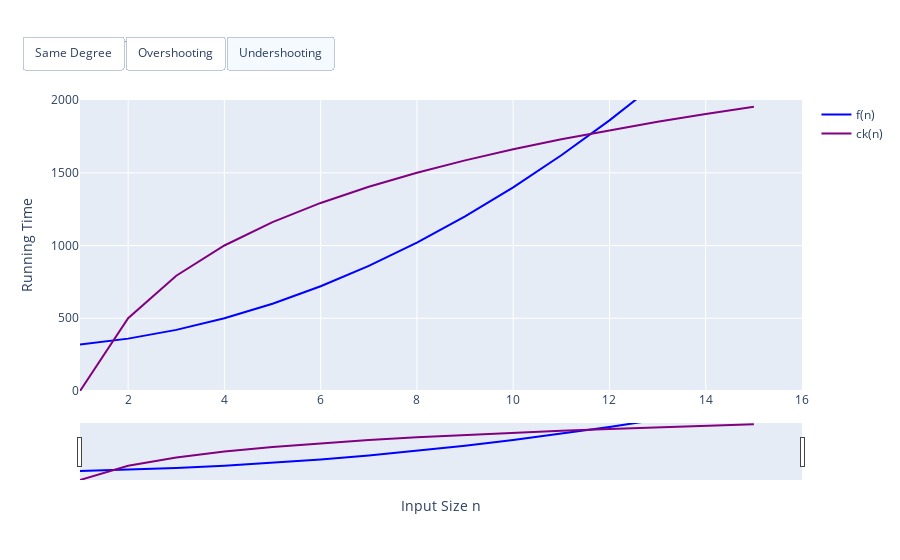

This figure's notebook cell:
### Markdown cell above
## Big-Oh

Let $f(n)$ and $g(n)$ be functions mapping positive integers to positive real numbers.

We say $f(n)$ $\epsilon$ $O(g(n))$ if there is a real constant $c > 0$ and an integer constant $n_0 \geq 1$ such that:

$f(n) \leq cg(n)$, for all $n \geq n_0$

Note (4): $\epsilon$ means "*belongs to*"

Note (5): $n_0$ is the point where $g(n)$ overtakes $f(n)$ 

This is often referred to as Big-Oh notation and is sometimes pronounced as $f(n)$ is Big-Oh of $g(n)$ as opposed to $f(n)$ belongs to Big-Oh of g(n) 

Remember Big-Oh is an ***UPPER BOUND***

### Big-Oh Plot Example

### Code cell
n = np.arange(1, 16, 1)

big_o_dict= {
    'f(n)': 10*n**2 + 10*n + 300,
    'cg(n)': 20*n**2, # Same degree
    'ch(n)': 4*(n**3 + 0.25*n + 60), # Overshooting
    'ck(n)': 500*np.log2(n), # Undershooting
}

labels = list(big_o_dict.keys())
functions = list(big_o_dict.values())
colors = ["blue", "red", "green", "purple"]
initialVisibility = [True, True, False, False]

# Create figure
fig = go.Figure()
    
for i in range(len(labels)):
    fig.add_trace(go.Scatter(x=n, y=functions[i], name=labels[i], line=dict(color=colors[i]), visible=initialVisibility[i], mode="lines"))
              
fig.update_layout(
    title_text="Big-Oh Plot Example",
    xaxis=dict(title="Input Size n", rangeslider=dict(visible=True), range=[1, 16]),
    yaxis=dict(title="Running Time", range=[0, 2000])
)

fig.layout.update(
   updatemenus = [
      go.layout.Updatemenu(
         type = "buttons", direction = "right", active = 0, x = 0.35, y = 1.22,
         buttons = list(
            [
               dict(
                  label = "Same Degree", method = "restyle",
                  args = [{"visible": [True, True, False, False]}]
               ),
               dict(
                  label = "Overshooting", method = "restyle", 
                  args = [{"visible": [True, False, True, False]}]
               ),
               dict(
                  label = "Undershooting", method = "restyle", 
                  args = [{"visible": [True, False, False, True]}]
               )
            ]
         )
      )
   ]
)

fig.show()

### Figure 1 — Plotly figure (JSON) as saved in the notebook; plotly's stock layout.template omitted (floating-point values rounded to 4 significant figures)
{"data": [{"line": {"color": "blue"}, "mode": "lines", "name": "f(n)", "type": "scatter", "visible": true, "x": [1, 2, 3, 4, 5, 6, 7, 8, 9, 10, 11, 12, 13, 14, 15], "y": [320, 360, 420, 500, 600, 720, 860, 1020, 1200, 1400, 1620, 1860, 2120, 2400, 2700]}, {"line": {"color": "red"}, "mode": "lines", "name": "cg(n)", "type": "scatter", "visible": false, "x": [1, 2, 3, 4, 5, 6, 7, 8, 9, 10, 11, 12, 13, 14, 15], "y": [20, 80, 180, 320, 500, 720, 980, 1280, 1620, 2000, 2420, 2880, 3380, 3920, 4500]}, {"line": {"color": "green"}, "mode": "lines", "name": "ch(n)", "type": "scatter", "visible": false, "x": [1, 2, 3, 4, 5, 6, 7, 8, 9, 10, 11, 12, 13, 14, 15], "y": [245, 274, 351, 500, 745, 1110, 1619, 2296, 3165, 4250, 5575, 7164, 9041, 11230, 13755]}, {"line": {"color": "purple"}, "mode": "lines", "name": "ck(n)", "type": "scatter", "visible": true, "x": [1, 2, 3, 4, 5, 6, 7, 8, 9, 10, 11, 12, 13, 14, 15], "y": [0, 500, 792.5, 1000, 1161.0, 1292.0, 1404.0, 1500, 1585.0, 1661.0, 1730.0, 1792.0, 1850.0, 1904.0, 1953.0]}], "layout": {"autosize": true, "title": {"text": "Big-Oh Plot Example"}, "updatemenus": [{"active": 2, "buttons": [{"args": [{"visible": [true, true, false, false]}], "label": "Same Degree", "method": "restyle"}, {"args": [{"visible": [true, false, true, false]}], "label": "Overshooting", "method": "restyle"}, {"args": [{"visible": [true, false, false, true]}], "label": "Undershooting", "method": "restyle"}], "direction": "right", "type": "buttons", "x": 0.35, "y": 1.22}], "xaxis": {"range": [1, 16], "rangeslider": {"autorange": true, "range": [1, 16], "visible": true, "yaxis": {"_template": null, "rangemode": "match"}}, "title": {"text": "Input Size n"}, "type": "linear"}, "yaxis": {"range": [0, 2000], "title": {"text": "Running Time"}, "type": "linear"}}}
